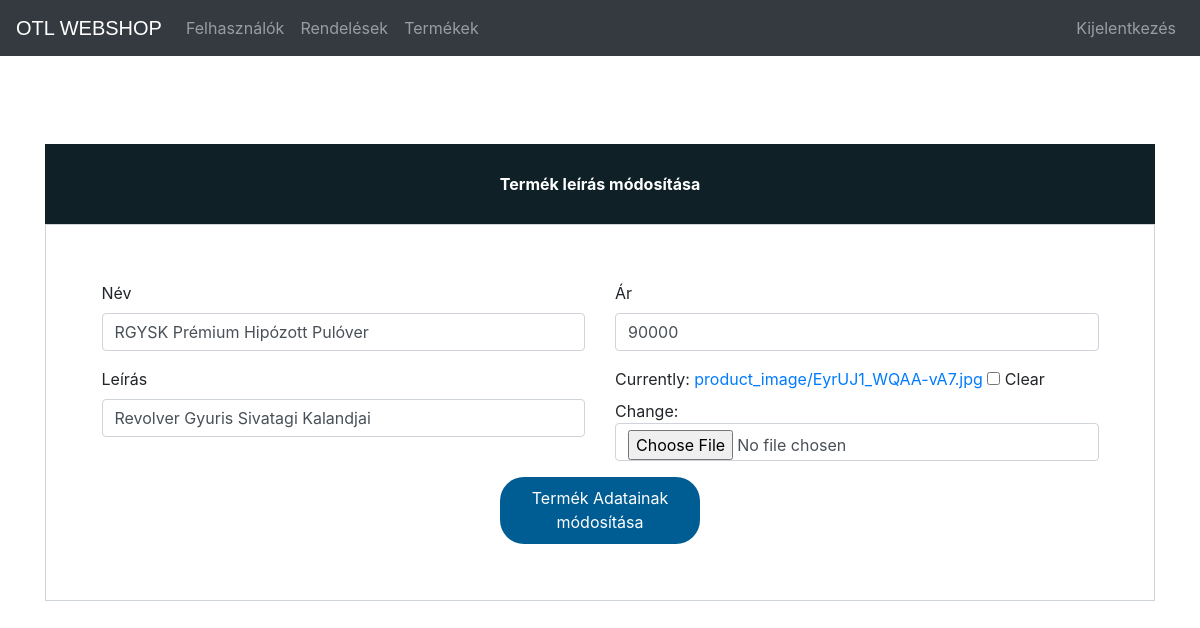
Page /update-product/1 (signed in) on the committed database.
### ecom/models.py (models this page shows, shortened)
class Product(models.Model):
    name=models.CharField(max_length=40)
    product_image= models.ImageField(upload_to='product_image/',null=True,blank=True)
    price = models.PositiveIntegerField()
    description=models.CharField(max_length=40)

### ecom/views.py (the view)
# urls.py: path('update-product/<int:pk>', views.update_product_view,name='update-product'),
@login_required(login_url='adminlogin')
def update_product_view(request,pk):
    product=models.Product.objects.get(id=pk)
    productForm=forms.ProductForm(instance=product)
    if request.method=='POST':
        productForm=forms.ProductForm(request.POST,request.FILES,instance=product)
        if productForm.is_valid():
            productForm.save()
            return redirect('admin-products')
    return render(request,'ecom/admin_update_product.html',{'productForm':productForm})

### ecom/forms.py
class ProductForm(forms.ModelForm):
    class Meta:
        model=models.Product
        fields=['name','price','description','product_image']

### templates/ecom/admin_update_product.html (shortened to what this page needs)
{% extends 'ecom/admin_base.html' %} {% load widget_tweaks %} {% block content %}
<head>
    <link href="//maxcdn.bootstrapcdn.com/bootstrap/4.1.1/css/bootstrap.min.css" rel="stylesheet" id="bootstrap-css">
</head>
<br><br><br><br><br><br>
<form method="post" enctype="multipart/form-data">
    <div class="container register-form">
        <div class="form">
            <div class="note">
                <p>Termék leírás módosítása</p>
            </div>
            <div class="form-content">
                <div class="row">
                    <div class="col-md-6">
                        <div class="form-group">
                            <label for="">Név</label> {% render_field productForm.name class="form-control" placeholder="Product Name" %}
                        </div>
                        <div class="form-group">
                            <label for="">Leírás</label> {% render_field productForm.description class="form-control" placeholder="Description" %}
                        </div>
                    </div>
                    <div class="col-md-6">
                        <div class="form-group">
                            <label for="">Ár</label> {% render_field productForm.price class="form-control" placeholder="Price" %}
                        </div>
                        <div class="form-group">
                            {% render_field productForm.product_image class="form-control" placeholder="product_image" %}
                        </div>
                    </div>
                </div>
                <div>
                    <center><button type="submit" class="btnSubmit">Termék Adatainak módosítása</button></center>
                </div>
            </div>
        </div>
    </div>
</form>
{% endblock content %}

### templates/ecom/admin_base.html (style rules this page uses)
p { text-align: center; }

### templates/ecom/admin_update_product.html (style rules this page uses)
a:link { text-decoration: none; }
.note { text-align: center; height: 80px; background: #0F2027; color: #fff; font-weight: bold; line-height: 80px; }
.form-content { padding: 5%; border: 1px solid #ced4da; margin-bottom: 2%; }
.form-control { border-radius: 1.5rem; }
.btnSubmit { border: none; border-radius: 1.5rem; padding: 1%; width: 20%; cursor: pointer; background: #005d94; color: #fff; }

### rows in the picture
Product: name "RGYSK Prémium Hipózott Pulóver", description "Revolver Gyuris Sivatagi Kalandjai", price "90000"
